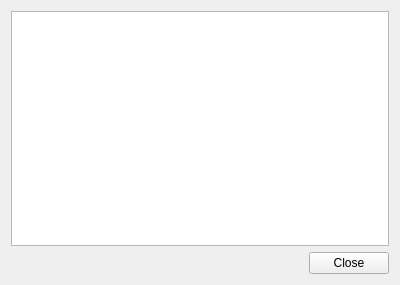
<?xml version="1.0" encoding="UTF-8"?>
<ui version="4.0">
 <class>Form</class>
 <widget class="QWidget" name="Form">
  <property name="geometry">
   <rect>
    <x>0</x>
    <y>0</y>
    <width>400</width>
    <height>285</height>
   </rect>
  </property>
  <property name="windowTitle">
   <string>Set your category</string>
  </property>
  <layout class="QGridLayout" name="gridLayout">
   <item row="0" column="0">
    <widget class="QTextEdit" name="textEdit"/>
   </item>
   <item row="1" column="0">
    <layout class="QHBoxLayout" name="horizontalLayout">
     <item>
      <spacer name="horizontalSpacer">
       <property name="orientation">
        <enum>Qt::Horizontal</enum>
       </property>
       <property name="sizeHint" stdset="0">
        <size>
         <width>40</width>
         <height>20</height>
        </size>
       </property>
      </spacer>
     </item>
     <item>
      <widget class="QPushButton" name="btn_close">
       <property name="text">
        <string>Close</string>
       </property>
      </widget>
     </item>
    </layout>
   </item>
  </layout>
 </widget>
 <resources/>
 <connections/>
</ui>
